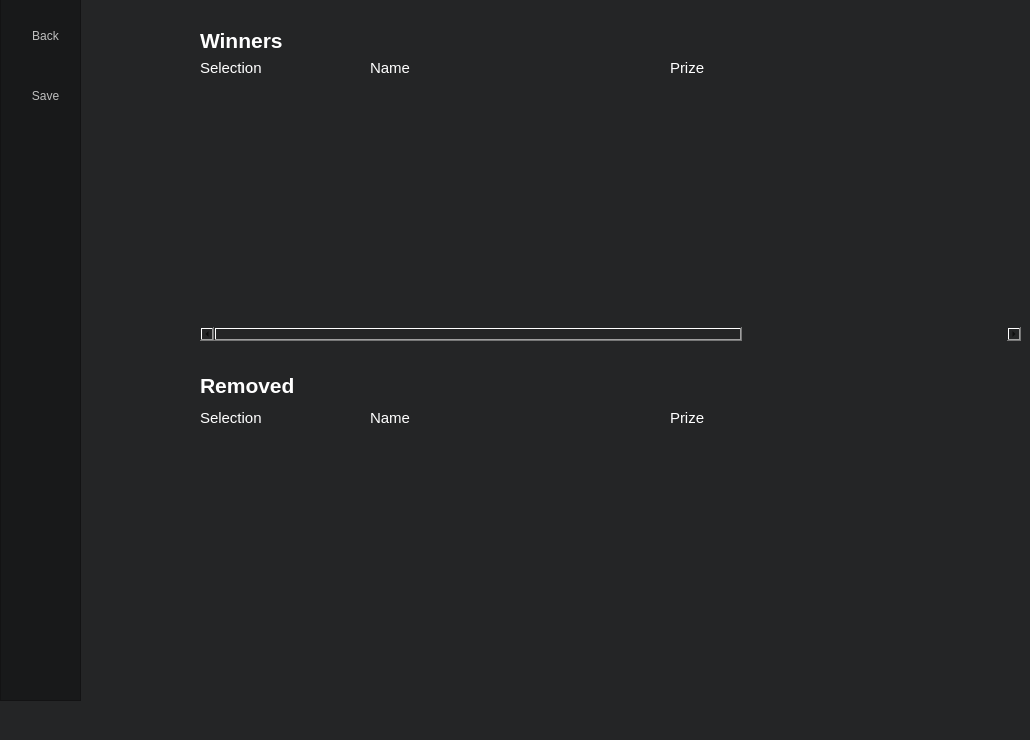
   <widget class="QWidget" name="tab_3">
    <property name="styleSheet">
     <string notr="true">Background-color: #242526;</string>
    </property>
    <attribute name="title">
     <string>Result</string>
    </attribute>
    <widget class="QTableWidget" name="tableWidget">
     <property name="geometry">
      <rect>
       <x>200</x>
       <y>100</y>
       <width>821</width>
       <height>241</height>
      </rect>
     </property>
     <property name="focusPolicy">
      <enum>Qt::TabFocus</enum>
     </property>
     <property name="styleSheet">
      <string notr="true">QTableWidget#tableWidget
{
font-family: Arial;
font-size: 14px;
border: none;
background-color: #242526;
color:  #E4E6EB;
alternate-background-color: #3A3B3C;
border-radius: 5px;
}

QScrollBar:vertical {           
        border: none;
        background: #E4E6EB;
        width: 8px;    
       margin: 0px 0px 0px 0px;
	border-radius: 5px;
	padding: 2px;
    }
    QScrollBar::handle:vertical {
     background:   #3A3B3C;
     min-height: 0px;
border-radius: 5px;
    }
    QScrollBar::add-line:vertical {
        background: grey;
        height: 0px;
      subcontrol-position: bottom;
        subcontrol-origin: margin;
border-radius: 2px;
    }
    QScrollBar::sub-line:vertical {
        background: qlineargradient(x1:0, y1:0, x2:1, y2:0,
        stop: 0  rgb(32, 47, 130), stop: 0.5 rgb(32, 47, 130),  stop:1 rgb(32, 47, 130));
        height: 0 px;
        subcontrol-position: top;
      subcontrol-origin: margin;
border-radius: 5px;
   }
   </string>
     </property>
     <property name="frameShape">
      <enum>QFrame::NoFrame</enum>
     </property>
     <property name="frameShadow">
      <enum>QFrame::Plain</enum>
     </property>
     <property name="lineWidth">
      <number>0</number>
     </property>
     <property name="autoScrollMargin">
      <number>25</number>
     </property>
     <property name="editTriggers">
      <set>QAbstractItemView::NoEditTriggers</set>
     </property>
     <property name="dragDropOverwriteMode">
      <bool>false</bool>
     </property>
     <property name="alternatingRowColors">
      <bool>true</bool>
     </property>
     <property name="selectionMode">
      <enum>QAbstractItemView::SingleSelection</enum>
     </property>
     <property name="selectionBehavior">
      <enum>QAbstractItemView::SelectRows</enum>
     </property>
     <property name="showGrid">
      <bool>false</bool>
     </property>
     <property name="gridStyle">
      <enum>Qt::NoPen</enum>
     </property>
     <property name="rowCount">
      <number>0</number>
     </property>
     <attribute name="horizontalHeaderVisible">
      <bool>false</bool>
     </attribute>
     <attribute name="horizontalHeaderCascadingSectionResizes">
      <bool>false</bool>
     </attribute>
     <attribute name="horizontalHeaderDefaultSectionSize">
      <number>400</number>
     </attribute>
     <attribute name="horizontalHeaderHighlightSections">
      <bool>true</bool>
     </attribute>
     <attribute name="verticalHeaderVisible">
      <bool>false</bool>
     </attribute>
     <attribute name="verticalHeaderShowSortIndicator" stdset="0">
      <bool>false</bool>
     </attribute>
     <attribute name="verticalHeaderStretchLastSection">
      <bool>false</bool>
     </attribute>
     <column>
      <property name="text">
       <string>Count</string>
      </property>
     </column>
     <column>
      <property name="text">
       <string>Name</string>
      </property>
     </column>
     <column>
      <property name="text">
       <string>Prize</string>
      </property>
     </column>
    </widget>
    <widget class="QTableWidget" name="tableWidgetCancel">
     <property name="geometry">
      <rect>
       <x>200</x>
       <y>441</y>
       <width>821</width>
       <height>181</height>
      </rect>
     </property>
     <property name="styleSheet">
      <string notr="true">QTableWidget#tableWidgetCancel
{
font-family: Arial;
font-size: 14px;
border: none;
background-color: #242526;
color:  #E4E6EB;
alternate-background-color: #3A3B3C;
border-radius: 5px;
}

QScrollBar:vertical {           
        border: none;
        background: #E4E6EB;
        width: 8px;    
       margin: 0px 0px 0px 0px;
	border-radius: 5px;
	padding: 2px;
    }
    QScrollBar::handle:vertical {
     background:   #3A3B3C;
     min-height: 0px;
border-radius: 5px;
    }
    QScrollBar::add-line:vertical {
        background: grey;
        height: 0px;
      subcontrol-position: bottom;
        subcontrol-origin: margin;
border-radius: 2px;
    }
    QScrollBar::sub-line:vertical {
        background: qlineargradient(x1:0, y1:0, x2:1, y2:0,
        stop: 0  rgb(32, 47, 130), stop: 0.5 rgb(32, 47, 130),  stop:1 rgb(32, 47, 130));
        height: 0 px;
        subcontrol-position: top;
      subcontrol-origin: margin;
border-radius: 5px;
   }
   </string>
     </property>
     <property name="dragDropOverwriteMode">
      <bool>false</bool>
     </property>
     <property name="alternatingRowColors">
      <bool>true</bool>
     </property>
     <property name="selectionBehavior">
      <enum>QAbstractItemView::SelectRows</enum>
     </property>
     <property name="showGrid">
      <bool>false</bool>
     </property>
     <property name="rowCount">
      <number>0</number>
     </property>
     <attribute name="horizontalHeaderVisible">
      <bool>false</bool>
     </attribute>
     <attribute name="horizontalHeaderDefaultSectionSize">
      <number>100</number>
     </attribute>
     <attribute name="verticalHeaderVisible">
      <bool>false</bool>
     </attribute>
     <column>
      <property name="text">
       <string>Count</string>
      </property>
     </column>
     <column>
      <property name="text">
       <string>Name</string>
      </property>
     </column>
     <column>
      <property name="text">
       <string>Prize</string>
      </property>
     </column>
    </widget>
    <widget class="QLabel" name="label">
     <property name="geometry">
      <rect>
       <x>200</x>
       <y>60</y>
       <width>71</width>
       <height>16</height>
      </rect>
     </property>
     <property name="font">
      <font>
       <family>Segoe UI</family>
       <pointsize>11</pointsize>
       <bold>false</bold>
      </font>
     </property>
     <property name="styleSheet">
      <string notr="true">color: #ffffff;
background-color: none; </string>
     </property>
     <property name="text">
      <string>Selection</string>
     </property>
    </widget>
    <widget class="QLabel" name="label_2">
     <property name="geometry">
      <rect>
       <x>370</x>
       <y>60</y>
       <width>71</width>
       <height>16</height>
      </rect>
     </property>
     <property name="font">
      <font>
       <family>Segoe UI</family>
       <pointsize>11</pointsize>
       <bold>false</bold>
      </font>
     </property>
     <property name="styleSheet">
      <string notr="true">color: #ffffff;
background-color: none; </string>
     </property>
     <property name="text">
      <string>Name</string>
     </property>
    </widget>
    <widget class="QLabel" name="label_3">
     <property name="geometry">
      <rect>
       <x>670</x>
       <y>60</y>
       <width>71</width>
       <height>16</height>
      </rect>
     </property>
     <property name="font">
      <font>
       <family>Segoe UI</family>
       <pointsize>11</pointsize>
       <bold>false</bold>
      </font>
     </property>
     <property name="styleSheet">
      <string notr="true">color: #ffffff;
background-color: none; </string>
     </property>
     <property name="text">
      <string>Prize</string>
     </property>
    </widget>
    <widget class="QLabel" name="label_4">
     <property name="geometry">
      <rect>
       <x>270</x>
       <y>60</y>
       <width>16</width>
       <height>16</height>
      </rect>
     </property>
     <property name="font">
      <font>
       <family>Segoe UI</family>
       <pointsize>11</pointsize>
       <bold>false</bold>
      </font>
     </property>
     <property name="styleSheet">
      <string notr="true">QLabel#label_4
{
padding: 5px;
border-radius: 5px;
transition: 0.2s ease-in-out;
border-image: url(:/img/img/down.png);
height: 10px;
background-color: none;
}</string>
     </property>
     <property name="text">
      <string/>
     </property>
    </widget>
    <widget class="QFrame" name="frame_9">
     <property name="geometry">
      <rect>
       <x>0</x>
       <y>-30</y>
       <width>81</width>
       <height>731</height>
      </rect>
     </property>
     <property name="styleSheet">
      <string notr="true">background-color: #18191A;
boreder: none;</string>
     </property>
     <property name="frameShape">
      <enum>QFrame::StyledPanel</enum>
     </property>
     <property name="frameShadow">
      <enum>QFrame::Raised</enum>
     </property>
     <widget class="QToolButton" name="tbResultBack">
      <property name="geometry">
       <rect>
        <x>20</x>
        <y>40</y>
        <width>51</width>
        <height>51</height>
       </rect>
      </property>
      <property name="styleSheet">
       <string notr="true">QToolButton#tbResultBack
{
padding: 5px;
border-radius: 5px;
color: #bfbfbf;
transition: 0.2s ease-in-out;
qproperty-icon: url(:/img/img/return.png);
qproperty-iconSize: 25px 25px;
}
QToolButton#tbResultBack:hover
{
background-color: #242526;
color: #ffffff;
}</string>
      </property>
      <property name="text">
       <string>Back</string>
      </property>
      <property name="toolButtonStyle">
       <enum>Qt::ToolButtonTextUnderIcon</enum>
      </property>
     </widget>
     <widget class="QToolButton" name="tbResultSave">
      <property name="geometry">
       <rect>
        <x>20</x>
        <y>100</y>
        <width>51</width>
        <height>51</height>
       </rect>
      </property>
      <property name="styleSheet">
       <string notr="true">QToolButton#tbResultSave
{
padding: 5px;
border-radius: 5px;
color: #bfbfbf;
transition: 0.2s ease-in-out;
qproperty-icon: url(:/img/img/save-instagram.png);
qproperty-iconSize: 23px 23px;
}
QToolButton#tbResultSave:hover
{
background-color: #242526;
color: #ffffff;
}</string>
      </property>
      <property name="text">
       <string>Save</string>
      </property>
      <property name="toolButtonStyle">
       <enum>Qt::ToolButtonTextUnderIcon</enum>
      </property>
     </widget>
    </widget>
    <widget class="QLabel" name="label_5">
     <property name="geometry">
      <rect>
       <x>200</x>
       <y>410</y>
       <width>71</width>
       <height>16</height>
      </rect>
     </property>
     <property name="font">
      <font>
       <family>Segoe UI</family>
       <pointsize>11</pointsize>
       <bold>false</bold>
      </font>
     </property>
     <property name="styleSheet">
      <string notr="true">color: #ffffff;
background-color: none; </string>
     </property>
     <property name="text">
      <string>Selection</string>
     </property>
    </widget>
    <widget class="QLabel" name="label_6">
     <property name="geometry">
      <rect>
       <x>270</x>
       <y>410</y>
       <width>16</width>
       <height>16</height>
      </rect>
     </property>
     <property name="font">
      <font>
       <family>Segoe UI</family>
       <pointsize>11</pointsize>
       <bold>false</bold>
      </font>
     </property>
     <property name="styleSheet">
      <string notr="true">QLabel#label_6

{
padding: 5px;
border-radius: 5px;
transition: 0.2s ease-in-out;
border-image: url(:/img/img/down.png);
height: 10px;
background-color: none;
}</string>
     </property>
     <property name="text">
      <string/>
     </property>
    </widget>
    <widget class="QLabel" name="label_7">
     <property name="geometry">
      <rect>
       <x>370</x>
       <y>410</y>
       <width>71</width>
       <height>16</height>
      </rect>
     </property>
     <property name="font">
      <font>
       <family>Segoe UI</family>
       <pointsize>11</pointsize>
       <bold>false</bold>
      </font>
     </property>
     <property name="styleSheet">
      <string notr="true">color: #ffffff;
background-color: none; </string>
     </property>
     <property name="text">
      <string>Name</string>
     </property>
    </widget>
    <widget class="QLabel" name="label_8">
     <property name="geometry">
      <rect>
       <x>670</x>
       <y>410</y>
       <width>71</width>
       <height>16</height>
      </rect>
     </property>
     <property name="font">
      <font>
       <family>Segoe UI</family>
       <pointsize>11</pointsize>
       <bold>false</bold>
      </font>
     </property>
     <property name="styleSheet">
      <string notr="true">color: #ffffff;
background-color: none; </string>
     </property>
     <property name="text">
      <string>Prize</string>
     </property>
    </widget>
    <widget class="QLabel" name="label_9">
     <property name="geometry">
      <rect>
       <x>200</x>
       <y>375</y>
       <width>101</width>
       <height>21</height>
      </rect>
     </property>
     <property name="font">
      <font>
       <pointsize>16</pointsize>
       <bold>true</bold>
      </font>
     </property>
     <property name="styleSheet">
      <string notr="true">color: #ffffff;
background-color: none; </string>
     </property>
     <property name="text">
      <string>Removed</string>
     </property>
    </widget>
    <widget class="QLabel" name="label_10">
     <property name="geometry">
      <rect>
       <x>200</x>
       <y>30</y>
       <width>101</width>
       <height>21</height>
      </rect>
     </property>
     <property name="font">
      <font>
       <pointsize>16</pointsize>
       <bold>true</bold>
      </font>
     </property>
     <property name="styleSheet">
      <string notr="true">color: #ffffff;
background-color: none; </string>
     </property>
     <property name="text">
      <string>Winners</string>
     </property>
    </widget>
   </widget>
